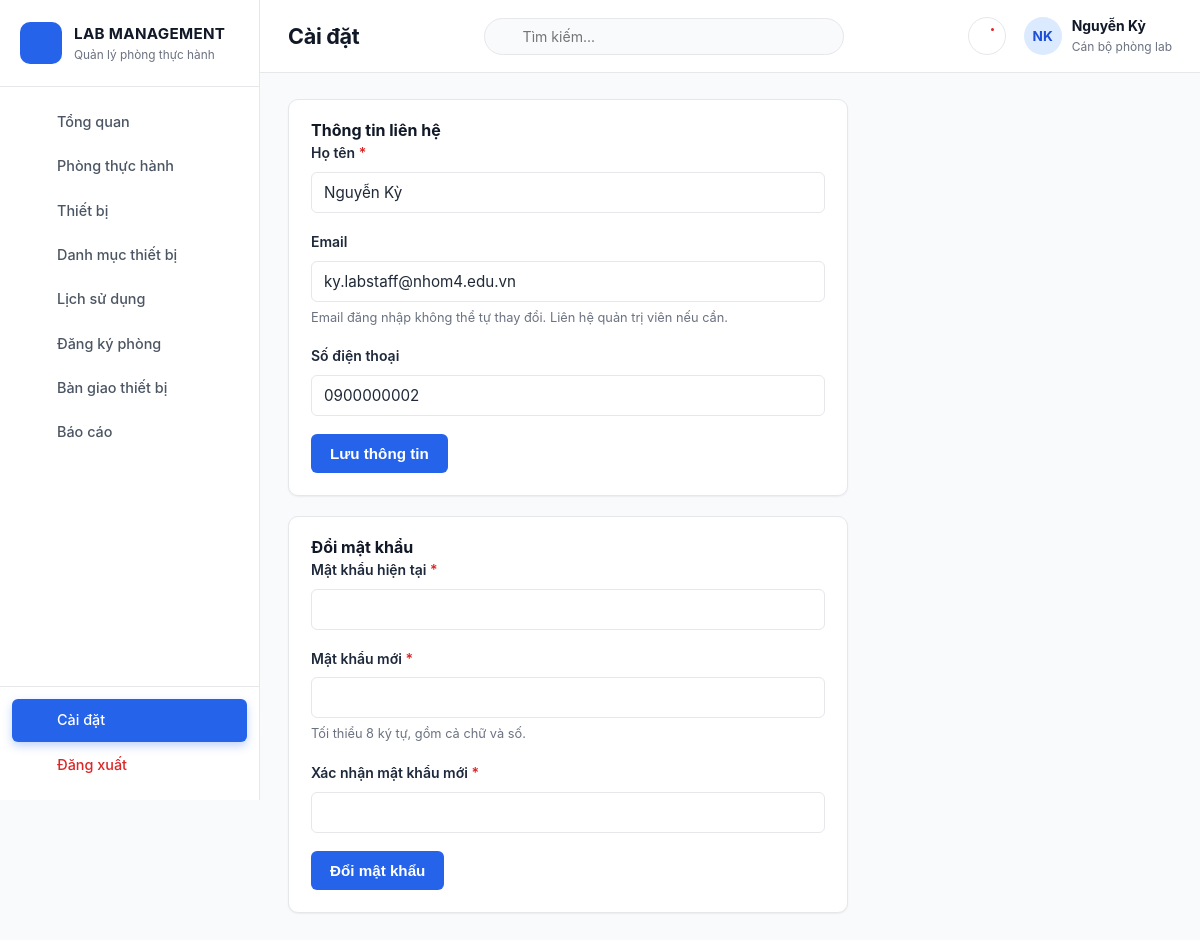
/settings/index.php (signed in), run on the app's committed database.
### tables this page shows
CREATE TABLE `users` (
    `id`             INT UNSIGNED AUTO_INCREMENT PRIMARY KEY,
    `ho_ten`         VARCHAR(100)  NOT NULL,
    `email`          VARCHAR(150)  NOT NULL,
    `mat_khau`       VARCHAR(255)  NOT NULL COMMENT 'Lưu hash bằng password_hash()',
    `so_dien_thoai`  VARCHAR(15)   NULL,
    `vai_tro`        ENUM('user','lab_staff','admin') NOT NULL DEFAULT 'user',
    `trang_thai`     ENUM('active','locked') NOT NULL DEFAULT 'active',
    `created_at`     DATETIME NOT NULL DEFAULT CURRENT_TIMESTAMP,
    `updated_at`     DATETIME NOT NULL DEFAULT CURRENT_TIMESTAMP ON UPDATE CURRENT_TIMESTAMP,
    UNIQUE KEY `uq_users_email` (`email`),
    KEY `idx_users_vai_tro` (`vai_tro`),
    KEY `idx_users_trang_thai` (`trang_thai`)
);

### includes/csrf.php (called while the page is built, shortened)
<?php
function csrf_token(): string
{
    return $_SESSION['csrf_token'];
}

### includes/auth_check.php (called while the page is built, shortened)
<?php
function current_user()
{
    return $_SESSION['user'] ?? null;
}

### settings/index.php (the view, shortened to what this page needs)
<?php
require_once __DIR__ . '/../config/database.php';
require_once __DIR__ . '/../includes/auth_check.php';
require_once __DIR__ . '/../includes/csrf.php';
$user = current_user();
$stmt = $pdo->prepare("SELECT id, ho_ten, email, so_dien_thoai, mat_khau FROM users WHERE id = :id");
$stmt->execute(['id' => $user['id']]);
$dbUser = $stmt->fetch();
$page_title = 'Cài đặt';
$active_menu = 'settings';
require_once __DIR__ . '/../includes/app_head.php';
?>
<div class="chart-card" style="max-width:560px;margin-bottom:20px;">
    <h3>Thông tin liên hệ</h3>
    <form method="post">
        <div class="form-group">
            <label>Họ tên <span class="required">*</span></label>
            <input type="text" name="ho_ten" value="<?php echo htmlspecialchars($dbUser['ho_ten']); ?>">
        </div>
        <div class="form-group">
            <label>Email</label>
            <input type="text" value="<?php echo htmlspecialchars($dbUser['email']); ?>" disabled>
            <p class="field-hint">Email đăng nhập không thể tự thay đổi. Liên hệ quản trị viên nếu cần.</p>
        </div>
        <div class="form-group">
            <label>Số điện thoại</label>
            <input type="text" name="so_dien_thoai" value="<?php echo htmlspecialchars($dbUser['so_dien_thoai'] ?? ''); ?>">
        </div>
        <button type="submit" class="btn btn-primary">Lưu thông tin</button>
    </form>
</div>
<div class="chart-card" style="max-width:560px;">
    <h3>Đổi mật khẩu</h3>
    <form method="post">
        <div class="form-group">
            <label>Mật khẩu hiện tại <span class="required">*</span></label>
            <input type="password" name="mat_khau_hien_tai">
        </div>
        <div class="form-group">
            <label>Mật khẩu mới <span class="required">*</span></label>
            <input type="password" name="mat_khau_moi">
            <p class="field-hint">Tối thiểu 8 ký tự, gồm cả chữ và số.</p>
        </div>
        <div class="form-group">
            <label>Xác nhận mật khẩu mới <span class="required">*</span></label>
            <input type="password" name="xac_nhan_mat_khau">
        </div>
        <button type="submit" class="btn btn-primary">Đổi mật khẩu</button>
    </form>
</div>
<?php require_once __DIR__ . '/../includes/app_foot.php'; ?>

### includes/app_head.php (shortened to what this page needs)
<?php
require_once __DIR__ . '/icons.php';
require_once __DIR__ . '/csrf.php';
$__user = current_user();
$__role = $__user['role'] ?? 'user';
$__menu = [
    'overview'  => ['Tổng quan',        'home',      '/index.php',                 [], null],
    'rooms'     => ['Phòng thực hành',  'grid',      '/rooms/list.php',             [], null],
    'equipment' => ['Thiết bị',         'monitor',   '/equipment/list.php',         [], null],
    'eq_types'  => ['Danh mục thiết bị','list',      '/equipment_types/list.php',   ['admin', 'lab_staff'], null],
    'history'   => ['Lịch sử dụng',     'clock',     '/bookings/history.php',       [], null],
    'booking'   => ['Đăng ký phòng',    'plus',      '/bookings/form.php',          [], null],
    'handover'  => ['Bàn giao thiết bị','swap',      '/equipment/handover.php',     ['admin', 'lab_staff'], null],
    'reports'   => ['Báo cáo',          'bar-chart', '/reports/index.php',          [], null],
    'users'     => ['Người dùng',       'users',     '/users/list.php',             ['admin'], null],
];
function __initials(string $name): string
{
    $parts = preg_split('/\s+/', trim($name));
    $parts = array_filter($parts);
    $first = mb_substr((string) reset($parts), 0, 1, 'UTF-8');
    $last  = mb_substr((string) end($parts), 0, 1, 'UTF-8');
    return mb_strtoupper($first . $last, 'UTF-8');
}
$page_title = $page_title ?? 'Tổng quan';
$active_menu = $active_menu ?? 'overview';
?>
<!DOCTYPE html>
<html lang="vi">
<head>
    <link rel="stylesheet" href="/assets/css/style.css">
    <link rel="stylesheet" href="/assets/css/app.css">
</head>
<body class="app-shell">
<aside class="app-sidebar" id="appSidebar">
    <div class="sidebar-brand">
        <span class="brand-icon" aria-hidden="true"><?php echo app_icon('wrench'); ?></span>
        <div class="brand-text">
            <strong>LAB MANAGEMENT</strong>
            <span>Quản lý phòng thực hành</span>
        </div>
    </div>
    <ul class="sidebar-nav">
        <?php foreach ($__menu as $key => [$label, $icon, $href, $roles, $badge]): ?>
            <?php if (!empty($roles) && !in_array($__role, $roles, true)) continue; ?>
            <li>
                <a href="<?php echo htmlspecialchars($href); ?>"
                   class="<?php echo $active_menu === $key ? 'active' : ''; ?>">
                    <?php echo app_icon($icon); ?>
                    <span><?php echo htmlspecialchars($label); ?></span>
                </a>
            </li>
        <?php endforeach; ?>
    </ul>
    <div class="sidebar-footer">
        <ul class="sidebar-nav" style="padding:0;">
            <li><a href="/settings/index.php" class="<?php echo $active_menu === 'settings' ? 'active' : ''; ?>"><?php echo app_icon('settings'); ?><span>Cài đặt</span></a></li>
            <li>
                <a href="/auth/logout.php?csrf_token=<?php echo urlencode(csrf_token()); ?>"
                   class="nav-logout"
                   onclick="return confirm('Bạn có chắc muốn đăng xuất?');">
                    <?php echo app_icon('logout'); ?><span>Đăng xuất</span>
                </a>
            </li>
        </ul>
    </div>
</aside>
<div class="app-content">
    <header class="app-topbar">
        <h1><?php echo htmlspecialchars($page_title); ?></h1>
        <div class="topbar-search">
            <?php echo app_icon('search'); ?>
            <input type="text" placeholder="Tìm kiếm..." disabled title="Sắp ra mắt">
        </div>
        <div class="topbar-actions">
            <button class="topbar-bell" type="button" title="Thông báo" disabled>
                <?php echo app_icon('bell'); ?>
                <span class="dot" aria-hidden="true"></span>
            </button>
            <div class="topbar-user">
                <span class="avatar"><?php echo htmlspecialchars(__initials($__user['full_name'] ?? '?')); ?></span>
                <div class="user-meta">
                    <strong><?php echo htmlspecialchars($__user['full_name'] ?? ''); ?></strong>
                    <span>
                        <?php
                        echo htmlspecialchars(match ($__role) {
                            'admin' => 'Quản trị viên',
                            'lab_staff' => 'Cán bộ phòng lab',
                            default => 'Người dùng',
                        });
                        ?>
                    </span>
                </div>
            </div>
        </div>
    </header>
    <main class="app-main">

### assets/css/style.css (style rules this page uses)
* { box-sizing: border-box; }
body { font-family: -apple-system, BlinkMacSystemFont, "Segoe UI", Roboto, Helvetica, Arial, sans-serif; background: #f7f8fa; margin: 0; color: #0f172a; }
a { text-decoration: none; color: inherit; }
h1 { font-size: 26px; font-weight: 700; margin: 0 0 4px; letter-spacing: -0.3px; }
.btn { padding: 9px 16px; border-radius: 9px; font-size: 13.5px; font-weight: 600; cursor: pointer; border: 1px solid transparent; display: inline-flex; align-items: center; justify-content: center; gap: 6px; flex: 1; transition: background .15s, border-color .15s; }
.form-group { margin-bottom: 18px; }
.form-group label { display: block; font-weight: 600; font-size: 14px; color: #1e293b; margin-bottom: 8px; }
.form-group input, .form-group select, .form-group textarea { width: 100%; padding: 12px 14px; border: 1px solid #e2e8f0; border-radius: 10px; background: #f8fafc; font-size: 14px; outline: none; font-family: inherit; }
.btn-primary { background: #2563eb; color: #fff; padding: 11px 22px; border-radius: 9px; font-weight: 600; flex: none; border: none; }
:root { --color-primary: #2563eb; --color-primary-dark: #1d4ed8; --color-primary-light: #dbeafe; --color-success: #16a34a; --color-success-bg: #dcfce7; --color-error: #dc2626; --color-error-bg: #fee2e2; --color-info: #0891b2; --color-info-bg: #cffafe; --color-warning: #d97706; --color-warning-bg: #fef3c7; --color-text: #1f2937; --color-text-muted: #6b7280; --color-border: #e5e7eb; --color-bg: #f8fafc; --color-surface: #ffffff; --radius-sm: 6px; --radius-md: 10px; --radius-lg: 16px; --shadow-sm: 0 1px 2px rgba(15, 23, 42, 0.06); --shadow-md: 0 8px 24px rgba(15, 23, 42, 0.08); --shadow-lg: 0 20px 48px rgba(15, 23, 42, 0.14); --font-sans: -apple-system, BlinkMacSystemFont, "Segoe UI", Roboto, "Helvetica Neue", Arial, sans-serif; }
html, body { margin: 0; padding: 0; }
body { font-family: var(--font-sans); color: var(--color-text); background: var(--color-bg); line-height: 1.55; -webkit-font-smoothing: antialiased; }
a { color: var(--color-primary); text-decoration: none; }
h1, h2, h3, h4 { line-height: 1.25; margin: 0 0 .6em; color: #111827; }
h1 { font-size: 1.75rem; }
h3 { font-size: 1.1rem; }
.nav-logout { color: var(--color-error) !important; }
.btn { display: inline-flex; align-items: center; justify-content: center; gap: 6px; padding: 10px 18px; border-radius: var(--radius-sm); border: 1px solid transparent; font-size: .95rem; font-weight: 600; cursor: pointer; transition: background .15s ease, box-shadow .15s ease, transform .05s ease; text-decoration: none; }
.btn-primary { background: var(--color-primary); color: #fff; }
label { display: block; font-weight: 600; font-size: .88rem; margin-bottom: 6px; color: #374151; }
.required { color: var(--color-error); }
input[type="text"], input[type="email"], input[type="password"], input[type="tel"], input[type="number"], input[type="date"], input[type="datetime-local"], select, textarea { width: 100%; padding: 10px 12px; border: 1px solid var(--color-border); border-radius: var(--radius-sm); font-size: .95rem; font-family: inherit; color: var(--color-text); background: #fff; transition: border-color .15s ease, box-shadow .15s ease; }
.field-hint { color: var(--color-text-muted); font-size: .8rem; margin: 6px 0 0; }

### data on the page
users: ho_ten "NK", ho_ten "Nguyễn Kỳ", email "ky.labstaff@nhom4.edu.vn", so_dien_thoai "0900000002"

### other printed values
$label "Tổng quan"
$label "Phòng thực hành"
$label "Thiết bị"
$label "Danh mục thiết bị"
$label "Lịch sử dụng"
$label "Đăng ký phòng"
$label "Bàn giao thiết bị"
$label "Báo cáo"
$page_title "Cài đặt"
